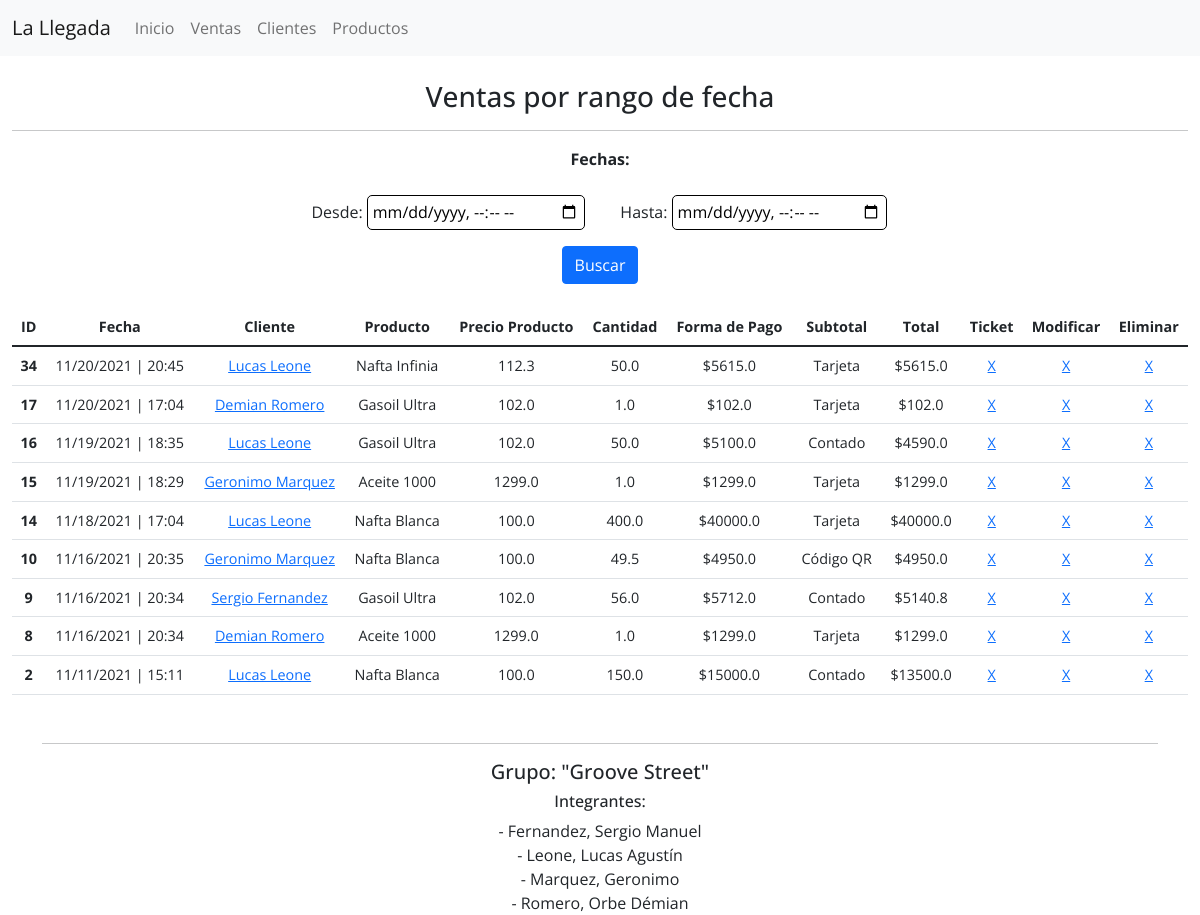
The page /ventas/informes/fecha/ on the database as committed earlier.
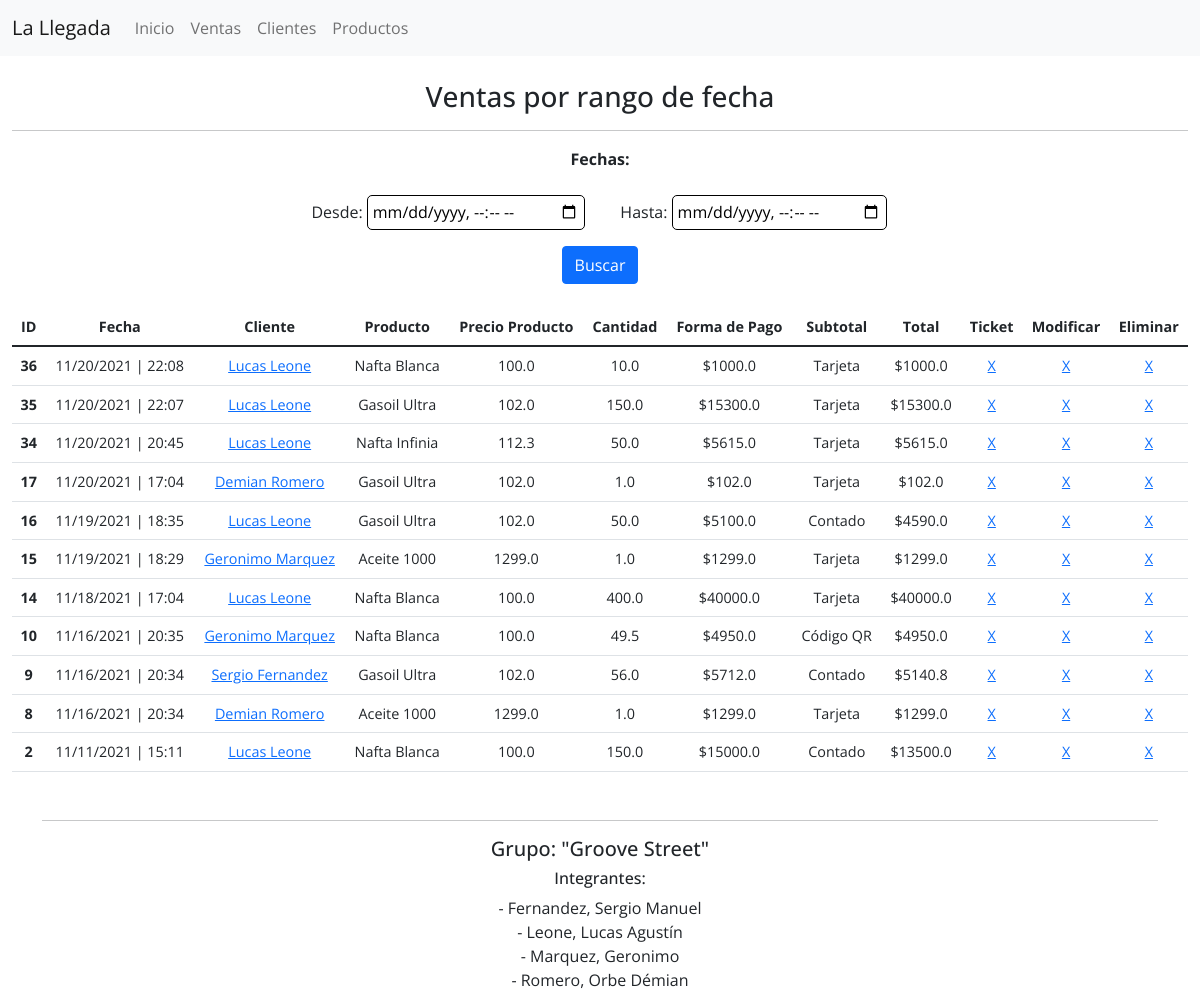
The same page on the database as committed later.
### ventas/models.py (models this page shows, shortened)
class Venta(LlegadaModel):
    fecha = models.DateTimeField(default=timezone.now, help_text='Ejemplo: 09/11/2021 17:20:00')
    cliente = models.ForeignKey(Cliente, on_delete=models.CASCADE)
    producto = models.ForeignKey(Product, on_delete=models.SET_NULL, null=True)
    cantidad = models.FloatField(validators=[MinValueValidator(0.0)])
    forma_pago = models.ForeignKey(FormaPago, max_length=10, help_text='Contado 10% Descuento', on_delete=models.CASCADE)
    def subtotal(self):
        total = self.producto.precio * self.cantidad
        total = round(total, 2)
        return total
    def get_total(self):
        total = self.producto.precio * self.cantidad
        total_round = round(total, 3)
        if self.forma_pago.nombre == 'Contado':
            total_round = total_round - (total_round * 0.1 )
        return total_round

class FormaPago(LlegadaModel):
    nombre = models.CharField(max_length=15)
    def __str__(self):
        return self.nombre

### clientes/models.py (models this page shows)
class Cliente(LlegadaModel):
    nombre = models.CharField(max_length=100)
    apellido = models.CharField(max_length=100)
    tipo_documento = models.CharField(choices=DOCUMENTO_CHOICES, max_length=10)
    numero_documento = models.CharField(max_length=20)
    telefono = models.CharField('Teléfono', max_length=25)
    email = models.EmailField()
    localidad = models.CharField(max_length=100)
    puntos = models.IntegerField(default=0)
    def __str__(self):
        return f'{self.nombre} {self.apellido}'

### productos/models.py (models this page shows)
class Product(LlegadaModel):
    nombre = models.CharField(max_length=100)
    precio = models.FloatField()
    cantidad = models.FloatField(validators=[MinValueValidator(0.0)])
    stock_minimo = models.IntegerField()
    stock_maximo = models.IntegerField()
    proveedor = models.CharField(max_length=100,)
    marca = models.CharField(max_length=100,)
    tamaño = models.CharField(blank=True, max_length=100)
    ubicacion = models.CharField(blank=True, max_length=150)
    tipo_producto = models.ForeignKey(
        KindOfProduct,
        on_delete=models.SET_NULL,
        null=True,
        blank=True
    )
    def __str__(self):
        return self.nombre
    class Meta:
        verbose_name = 'Producto'
        verbose_name_plural = 'Productos'

### ventas/views.py (the view)
class ListVentasPorFechaView(ListView):
    template_name = 'ventas/list_fecha.html'
    context_object_name = 'ventas'
    model = Venta

### templates/ventas/list_fecha.html (shortened to what this page needs)
{% extends 'base.html' %}
{% block body %}
<div id="ventas" class="container-fluid">
    <div class="title text-center mt-4">
        <h3>Ventas por rango de fecha</h3>
        <hr>
        <p><strong>Fechas:</strong></p>
        <div class="container d-flex justify-content-center">
            <div class="form-group m-2">
                <label>Desde:</label>
                <input type="datetime-local" class="w-75">
            </div>
            <div class="form-group m-2">
                <label>Hasta:</label>
                <input type="datetime-local" class="w-75">
            </div>
        </div>
        <button class="btn btn-primary mt-2">Buscar</button>
    </div>
    <table class="table mt-4">
        <thead>
            <tr class="text-center">
                <th scope="col">ID</th>
                <th scope="col">Fecha</th>
                <th scope="col">Cliente</th>
                <th scope="col">Producto</th>
                <th scope="col">Precio Producto</th>
                <th scope="col">Cantidad</th>
                <th scope="col">Forma de Pago</th>
                <th scope="col">Subtotal</th>
                <th scope="col">Total</th>
                <th scope="col">Ticket</th>
                <th scope="col">Modificar</th>
                <th scope="col">Eliminar</th>
            </tr>
        </thead>
        <tbody>
            {% for venta in ventas %}
                <tr class="text-center">
                    <th scope="row">{{ venta.pk }}</th>
                    <td>{{ venta.fecha|date:'SHORT_DATE_FORMAT' }} | {{ venta.fecha|time:'H:i' }}</td>
                    <td><a href="{% url 'clientes:list-por-cliente' venta.cliente.pk %}">{{ venta.cliente }}</a></td>
                    <td>{{ venta.producto }}</td>
                    <td>{{ venta.producto.precio }}</td>
                    <td>{{ venta.cantidad }}</td>
                    <td>${{ venta.subtotal }}</td>
                    <td>{{ venta.forma_pago }}</td>
                    <td>${{ venta.get_total }}</td>
                    <td><a href="{% url 'ventas:ticket' venta.pk %}">X</a></td>
                    <td><a href="{% url 'ventas:update' venta.pk %}">X</a></td>
                    <td><a href="{% url 'ventas:delete' venta.pk %}">X</a></td>
                </tr>
            {% endfor %}
        </tbody>
    </table>
</div>
{% endblock body %}

Rows that differ between the two databases and show on the page:
added Venta: pk "36", fecha "11/20/2021", fecha "22:08", cliente "Lucas Leone", producto "Nafta Blanca", producto.precio "100.0", cantidad "10.0", subtotal "1000.0", forma_pago "Tarjeta", get_total "1000.0"
added Venta: pk "35", fecha "11/20/2021", fecha "22:07", cliente "Lucas Leone", producto "Gasoil Ultra", producto.precio "102.0", cantidad "150.0", subtotal "15300.0", forma_pago "Tarjeta", get_total "15300.0"
